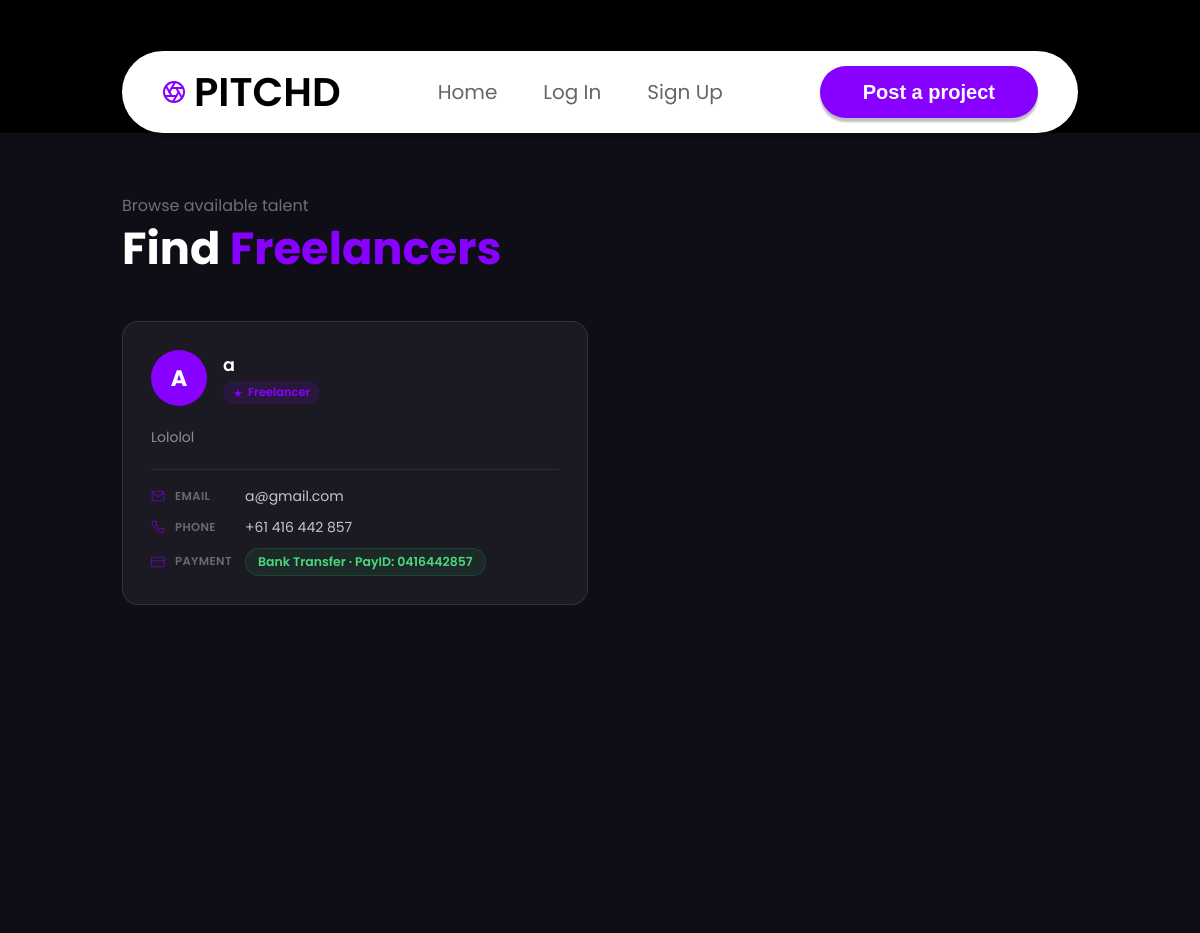
/find_freelancer, run on an earlier commit of the app's database.
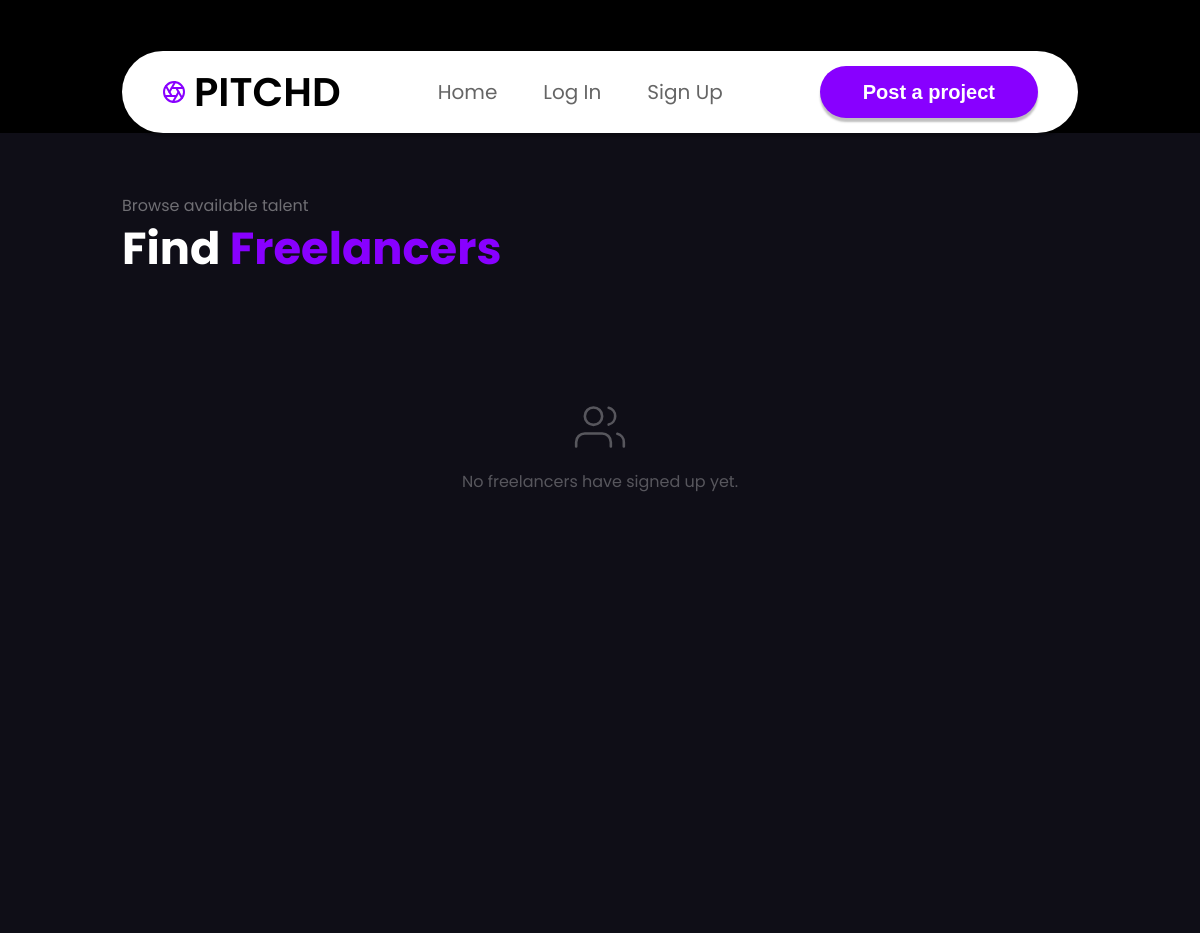
And on a later commit of the database.
### PITCHD/database.py (models this page shows)
class User(db.Model, UserMixin):
    id = db.Column(db.Integer, primary_key = True)
    username = db.Column(db.String(15), unique = True)
    email = db.Column(db.String(150), unique = True)
    firstname = db.Column(db.String(32))
    lastname = db.Column(db.String(32))
    description = db.Column(db.String(500))
    password = db.Column(db.String(150))
    date_of_birth = db.Column(db.Date)
    is_freelancer = db.Column(db.Boolean, default=False, nullable=False)
    contact_email = db.Column(db.String(150))
    contact_phone = db.Column(db.String(20))
    payment_method = db.Column(db.String(100))
    payment_details = db.Column(db.String(200))

### PITCHD/authentication.py (the view)
@login_required
@authentication.route("/find_freelancer")
def findfreelancer():
    users = User.query.filter_by(is_freelancer=True).all()
    return render_template('find_freelancer.html', users=users, user=current_user)

### PITCHD/templates/find_freelancer.html (shortened to what this page needs)
{% extends 'base.html' %}
{% block main %}
<div class="find-freelancer-page">
  <div class="find-freelancer-header">
    <p class="find-freelancer-header__label">Browse available talent</p>
    <h1 class="find-freelancer-header__title">Find <span>Freelancers</span></h1>
  </div>
  <div class="freelancer-grid">
    {% for user in users %}
    <article class="freelancer-card">
      <div class="freelancer-card__top">
        <div class="freelancer-card__avatar">{{ user.username[0].upper() }}</div>
        <div class="freelancer-card__meta">
          <h3 class="freelancer-card__name">{{ user.username }}</h3>
          <span class="freelancer-card__badge">
            <svg width="10" height="10" viewBox="0 0 24 24" fill="#8800ff"><path d="M12 2l2.4 7.4H22l-6.2 4.5 2.4 7.4L12 17l-6.2 4.3 2.4-7.4L2 9.4h7.6z"/></svg>
            Freelancer
          </span>
        </div>
      </div>
      <p class="freelancer-card__desc">
        {{ user.description if user.description and user.description != 'UNSPECIFIED' else 'No description provided yet.' }}
      </p>
      <div class="freelancer-card__info">
        {% if user.contact_email %}
        <div class="freelancer-card__info-row">
          <svg width="14" height="14" viewBox="0 0 24 24" fill="none" stroke="#8800ff" stroke-width="1.8" stroke-linecap="round"><path d="M4 4h16c1.1 0 2 .9 2 2v12c0 1.1-.9 2-2 2H4c-1.1 0-2-.9-2-2V6c0-1.1.9-2 2-2z"/><polyline points="22,6 12,13 2,6"/></svg>
          <span class="freelancer-card__info-label">Email</span>
          <span class="freelancer-card__info-value">{{ user.contact_email }}</span>
        </div>
        {% endif %}
        {% if user.contact_phone %}
        <div class="freelancer-card__info-row">
          <span class="freelancer-card__info-label">Phone</span>
          <span class="freelancer-card__info-value">{{ user.contact_phone }}</span>
        </div>
        {% endif %}
        {% if user.payment_method %}
        <div class="freelancer-card__info-row">
          <svg width="14" height="14" viewBox="0 0 24 24" fill="none" stroke="#8800ff" stroke-width="1.8" stroke-linecap="round"><rect x="1" y="4" width="22" height="16" rx="2"/><line x1="1" y1="10" x2="23" y2="10"/></svg>
          <span class="freelancer-card__info-label">Payment</span>
          <span class="payment-pill">{{ user.payment_method }}{% if user.payment_details %} · {{ user.payment_details }}{% endif %}</span>
        </div>
        {% endif %}
      </div>
    </article>
    {% else %}
    <div class="freelancer-empty">
      <svg width="52" height="52" viewBox="0 0 24 24" fill="none" stroke="currentColor" stroke-width="1.2" stroke-linecap="round"><path d="M17 21v-2a4 4 0 0 0-4-4H5a4 4 0 0 0-4 4v2"/><circle cx="9" cy="7" r="4"/><path d="M23 21v-2a4 4 0 0 0-3-3.87M16 3.13a4 4 0 0 1 0 7.75"/></svg>
      <p>No freelancers have signed up yet.</p>
    </div>
    {% endfor %}
  </div>
</div>
{% endblock %}

### PITCHD/templates/base.html (shortened to what this page needs)
<!DOCTYPE html>
<html>
<link rel="stylesheet" href="{{ url_for('static', filename='style.css') }}">
<body>
  <div class="navbar-wrapper">
    <nav class="navbar" role="navigation" aria-label="Main navigation">
      <a href="#" class="navbar__brand" aria-label="PITCHD Home">
        <span class="navbar__name">PITCHD</span>
      </a>
      <ul class="navbar__links" id="nav-links">
        <li><a href="/" id="home_nav">Home</a></li>
        {% if user.is_authenticated%}
        <li><a href="/find_freelancer" id="find_freelancer_nav">Find Freelancers</a></li>
        <li><a href="/find_work" id="find_work_nav">Find work</a></li>
        <li><a href="/post_job" id="post_job_nav">Post Job</a></li>
        <li><a href="/profile" id="profile_nav">Profile</a></li>
        <li><a href="/logout" id="logout_nav">Log Out</a></li>
        {% else %}
        <li><a href="/login" id="login_nav">Log In</a></li>
        <li><a href="/sign_up" id="signup_nav">Sign Up</a></li>
        {% endif %}
      </ul>
      <button class="navbar__cta" onclick="window.location.href='/post_job';">Post a project</button>
    </nav>
    {% block main %} {% endblock %}
  </div>
</body>
</html>

### PITCHD/static/style.css (style rules this page uses)
html { --color-purple: #8800ff; --color-purple-light: #8800ff; --color-white: #ffffff; --color-dark: #252525; --color-dark-alt: #270c2d; --color-grey: #9d9d9d; --color-grey-light: #dedede; --color-black: #000000; --color-hero-text: #fbfafc; --color-search-text: #342727; --color-footer-bg: #ffffff; --color-newsletter-bg: #dedede; --fs-10: 10px; --fs-14: 14px; --fs-16: 16px; --fs-18: 18px; --fs-20: 20px; --fs-24: 24px; --fs-28: 28px; --fs-30: 30px; --fs-32: 32px; --fs-36: 36px; --fs-40: 40px; --fs-56: 56px; --fs-65: 65px; --sp-5: 5px; --sp-15: 15px; --sp-20: 20px; --sp-30: 30px; --sp-40: 40px; --sp-60: 60px; --sp-75: 75px; --sp-76: 76px; --sp-122: 122px; --radius-10: 10px; --radius-20: 20px; --radius-30: 30px; --radius-50: 50px; --shadow-nav: 0px 4px 2px rgba(0,0,0,0.25); --shadow-steps: 0px 20px 25px rgba(0,0,0,0.05); --shadow-card: 0px 1px 3px rgba(0,0,0,0.1); --shadow-portfolio: 0px 2px 6px rgba(0,0,0,0.1); --shadow-newsletter-input: 0px 4px 5px rgba(0,0,0,0.1); --shadow-search: 0px 4px 4px rgba(0,0,0,0.05); }
*, *::before, *::after { box-sizing: border-box; margin: 0; padding: 0; }
html { scroll-behavior: smooth; }
body { color: var(--color-dark); background: var(--color-black); overflow-x: hidden; }
a { text-decoration: none; color: inherit; }
button { cursor: pointer; }
.navbar { position: sticky; top: 0; z-index: 1000; background: var(--color-white); box-shadow: var(--shadow-nav); height: 82px; border-radius: var(--radius-50); margin: 51px var(--sp-122) 0; display: flex; align-items: center; justify-content: space-between; padding: 0 40px; }
.navbar__brand { display: flex; align-items: center; gap: 8px; text-decoration: none; }
.navbar__name { font-size: var(--fs-40); font-weight: 600; color: var(--color-black); line-height: 1; font-family: 'Poppins', sans-serif; }
.navbar__links { display: flex; align-items: center; gap: 46px; list-style: none; }
.navbar__links a { font-size: var(--fs-20); font-weight: 400; color: var(--color-dark); opacity: 0.7; white-space: nowrap; transition: opacity 0.2s; padding-top: 15px; font-family: 'Poppins', sans-serif; }
.navbar__cta { background: var(--color-purple); color: var(--color-white); font-size: var(--fs-20); font-weight: 600; border: none; border-radius: var(--radius-50); padding: 11px 43px; height: 52px; white-space: nowrap; box-shadow: var(--shadow-nav); transition: opacity 0.2s; }
.find-freelancer-page { min-height: 100vh; background: #0f0e17; padding: 60px 122px 80px; color: #fff; }
.find-freelancer-header { margin-bottom: 48px; }
.find-freelancer-header__label { font-size: 1rem; font-weight: 400; color: rgba(255,255,255,0.4); font-family: 'Poppins', sans-serif; margin-bottom: 6px; }
.find-freelancer-header__title { font-size: 2.8rem; font-weight: 700; color: #fff; font-family: 'Poppins', sans-serif; line-height: 1.1; margin: 0; }
.find-freelancer-header__title span { color: #8800ff; }
.freelancer-grid { display: grid; grid-template-columns: repeat(auto-fill, minmax(340px, 1fr)); gap: 24px; }
.freelancer-empty { grid-column: 1 / -1; display: flex; flex-direction: column; align-items: center; justify-content: center; gap: 16px; padding: 80px 20px; color: rgba(255,255,255,0.3); font-family: 'Poppins', sans-serif; font-size: 1rem; text-align: center; }

What changed in the data, as far as the page shows it:
no longer on this page (row edited): User: username "A", username "a", description "Lololol", contact_email "a@gmail.com", contact_phone "+61 416 442 857", payment_method "Bank Transfer", payment_details "PayID: 0416442857"
Also different on the page:
text now shown: "No freelancers have signed up yet."
